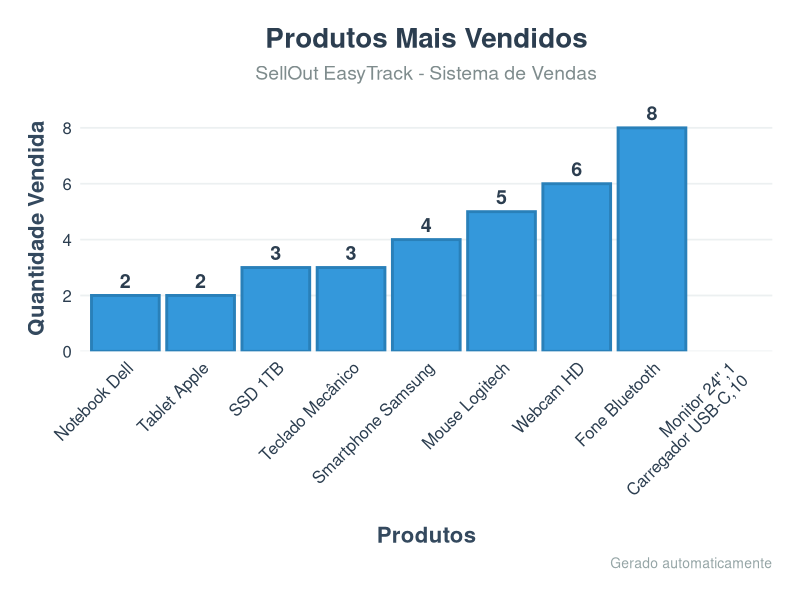

Here is the R script that generated this plot: (Note: this script raises an error after producing the figure.)
# Script R simplificado para gerar gráfico de vendas
cat('Iniciando script R...\n')

library(ggplot2)

# Ler dados
dados <- read.csv('temp_vendas_data.csv', stringsAsFactors = FALSE)
cat(paste('Dados lidos:', nrow(dados), 'linhas\n'))

# Ordenar dados
dados <- dados[order(-dados$Quantidade), ]
if(nrow(dados) > 10) dados <- dados[1:10, ]

# Criar gráfico vertical em 1080p
cat('Criando gráfico 1080p...\n')
grafico <- ggplot(dados, aes(x = reorder(Produto, Quantidade), y = Quantidade)) +
  geom_col(fill = '#3498db', color = '#2980b9', linewidth = 1.0) +
  geom_text(aes(label = Quantidade), vjust = -0.5, size = 5, fontface = 'bold', color = '#2c3e50') +
  labs(
    title = 'Produtos Mais Vendidos',
    subtitle = 'SellOut EasyTrack - Sistema de Vendas',
    x = 'Produtos',
    y = 'Quantidade Vendida',
    caption = 'Gerado automaticamente'
  ) +
  scale_y_continuous(expand = c(0, 0, 0.1, 0)) +
  theme_minimal(base_size = 14) +
  theme(
    plot.title = element_text(size = 20, face = 'bold', hjust = 0.5, color = '#2c3e50', margin = margin(b = 8)),
    plot.subtitle = element_text(size = 14, hjust = 0.5, color = '#7f8c8d', margin = margin(b = 15)),
    plot.caption = element_text(size = 10, color = '#95a5a6', hjust = 1),
    axis.title.x = element_text(size = 16, face = 'bold', color = '#34495e', margin = margin(t = 10)),
    axis.title.y = element_text(size = 16, face = 'bold', color = '#34495e', margin = margin(r = 10)),
    axis.text.x = element_text(size = 12, angle = 45, hjust = 1, color = '#2c3e50'),
    axis.text.y = element_text(size = 12, color = '#2c3e50'),
    panel.grid.minor = element_blank(),
    panel.grid.major.x = element_blank(),
    panel.grid.major.y = element_line(color = '#ecf0f1', linewidth = 0.6),
    plot.background = element_rect(fill = 'white', color = NA),
    panel.background = element_rect(fill = 'white', color = NA),
    plot.margin = margin(20, 20, 20, 20)
  )

# Salvar gráfico em 1080p Full HD
cat('Salvando gráfico em 1080p...\n')
ggsave(
  filename = 'vendas_grafico.png',
  plot = grafico,
  width = 12,
  height = 9,
  dpi = 400,
  units = 'in',
  device = 'png',
  type = 'cairo-png'
)

# Verificar resultado
if(file.exists('vendas_grafico.png')) {
  cat('Grafico salvo com sucesso!\n')
} else {
  stop('Erro ao salvar grafico')
}

cat('Script concluido!\n')
